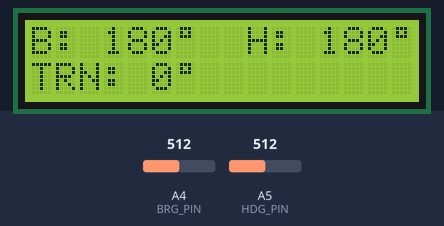
The sketch below on a simulated Arduino Uno, built with avr-gcc and run on an emulated ATmega328P. On the bench: 16×2 character LCD. The test bench sets the inputs (shaded band); at power-on: A4 (BRG_PIN) = 512, A5 (HDG_PIN) = 512.

Above: at 1.2 s.
1.3 s: A4 (BRG_PIN) set to 349
At 2.5 s:
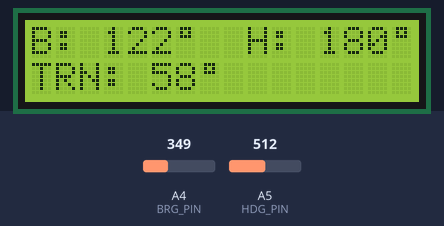
2.8 s: A5 (HDG_PIN) set to 349
At 4.0 s:
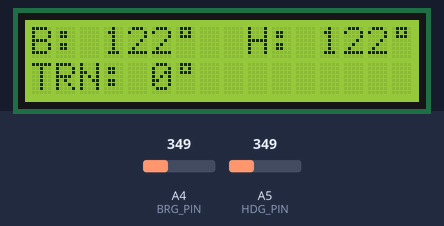
4.3 s: A4 (BRG_PIN) set to 369
At 5.1 s:
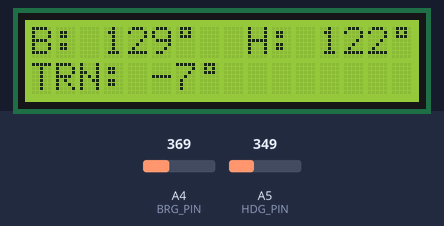
5.8 s: A5 (HDG_PIN) set to 369
At 6.2 s:
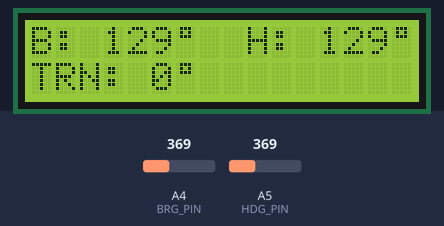
7.3 s: A4 (BRG_PIN) set to 306
At 8.5 s:
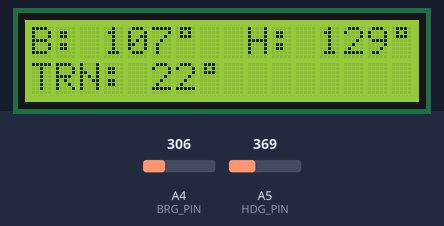
8.8 s: A5 (HDG_PIN) set to 306
At 9.8 s:
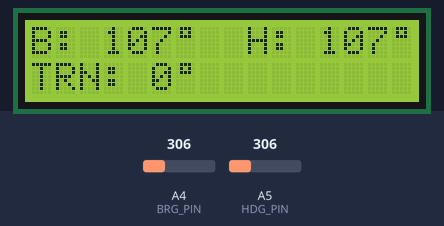
Timing chart, 0 to 11.3 s (numbered marks = the images above; inputs shaded):
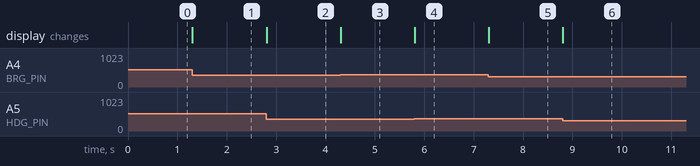

The sketch:

Vitorlas-Iranytu.ino
```cpp
#include <LiquidCrystal.h>

// Arduino PIN kiosztás
#define BRG_PIN A4
#define HDG_PIN A5
#define LCD_D7   2
#define LCD_D6   3
#define LCD_D5   4
#define LCD_D4   5
#define LCD_E   11
#define LCD_RS  12


short bearing, heading, turn;

LiquidCrystal lcd(LCD_RS, LCD_E, LCD_D4, LCD_D5, LCD_D6, LCD_D7);

// fok ° jel az LCD-re
byte fok[8] = {
  B01110,
  B01010,
  B01110,
  B00000,
  B00000,
  B00000,
  B00000,
};


void setup() {
  lcd.begin(16, 2);
  lcd.createChar(0, fok);
}

void loop() {

  // ADATOK BEOLVASÁSA ÉS SZÉLSŐ ÉRTÉKEK LEVÁGÁSA
  // Az iránytűt és a GPS mérését két potméter helyettesíti ezért van a map() és a constrain(),
  // egyébként, ha a GPS adatok 0 és 359 fok közötti értéket adnak, akkor azok elhagyhatók.
  // A constrain()-t nem lehet kombinálni semmivel, annak külön utasításnak kell lennie.
  // A végén az If() kell és a végén kell, tehát nem jó, ha a map()-ban 360 helyett 359 van.

  bearing = analogRead(BRG_PIN);
  heading = analogRead(HDG_PIN);
  bearing = constrain(bearing, 0, 1023);
  heading = constrain(heading, 0, 1023);
  bearing = map(bearing, 0, 1023, 0, 360);
  heading = map(heading, 0, 1023, 0, 360);
  if (bearing > 359) bearing = 0;
  if (heading > 359) heading = 0;

  // ELTÉRÉS (TURN) SZÁMÍTÁSA
  // más a képlet, ha az irányok különbségének abszolútértéke nagyobb, mint 180

  if (abs(heading - bearing) > 180) turn = heading - bearing - (360 * (abs(heading - bearing) / (heading - bearing)));
  else turn = heading - bearing;


  // ADATOK KIÍRÁSA LCD-RE
  // ez a rész rakja össze a kiírandó szöveget
  String kiB = "B: ";
  if (bearing > 99) {
    kiB += bearing;
  }
  else if (bearing > 9) {
    kiB += "0";
    kiB += bearing;
  }
  else {
    kiB += "00";
    kiB += bearing;
  }

  String kiH = "H: ";
  if (heading > 99) {
    kiH += heading;
  }
  else if (heading > 9) {
    kiH += "0";
    kiH += heading;
  }
  else {
    kiH += "00";
    kiH += heading;
  }

  String kiT = "TRN: ";
  kiT += turn;

  // ez kiírja LCD-re
  lcd.setCursor(0, 0);
  lcd.print(kiB);
  lcd.write(byte(0));
  lcd.setCursor(9, 0);
  lcd.print(kiH);
  lcd.write(byte(0));
  lcd.setCursor(0, 1);
  lcd.print(kiT);
  lcd.write(byte(0));
  lcd.print("     ");   // + 5 'space' takarítani
}
```

Measured:
- after the input at 1.3 s, the display: changes at once (image 1)
- after the input at 2.8 s, the display: changes at once (image 2)
- after the input at 4.3 s, the display: changes at once (image 3)
- after the input at 5.8 s, the display: changes at once (image 4)
- after the input at 7.3 s, the display: changes at once (image 5)
- after the input at 8.8 s, the display: changes at once (image 6)
